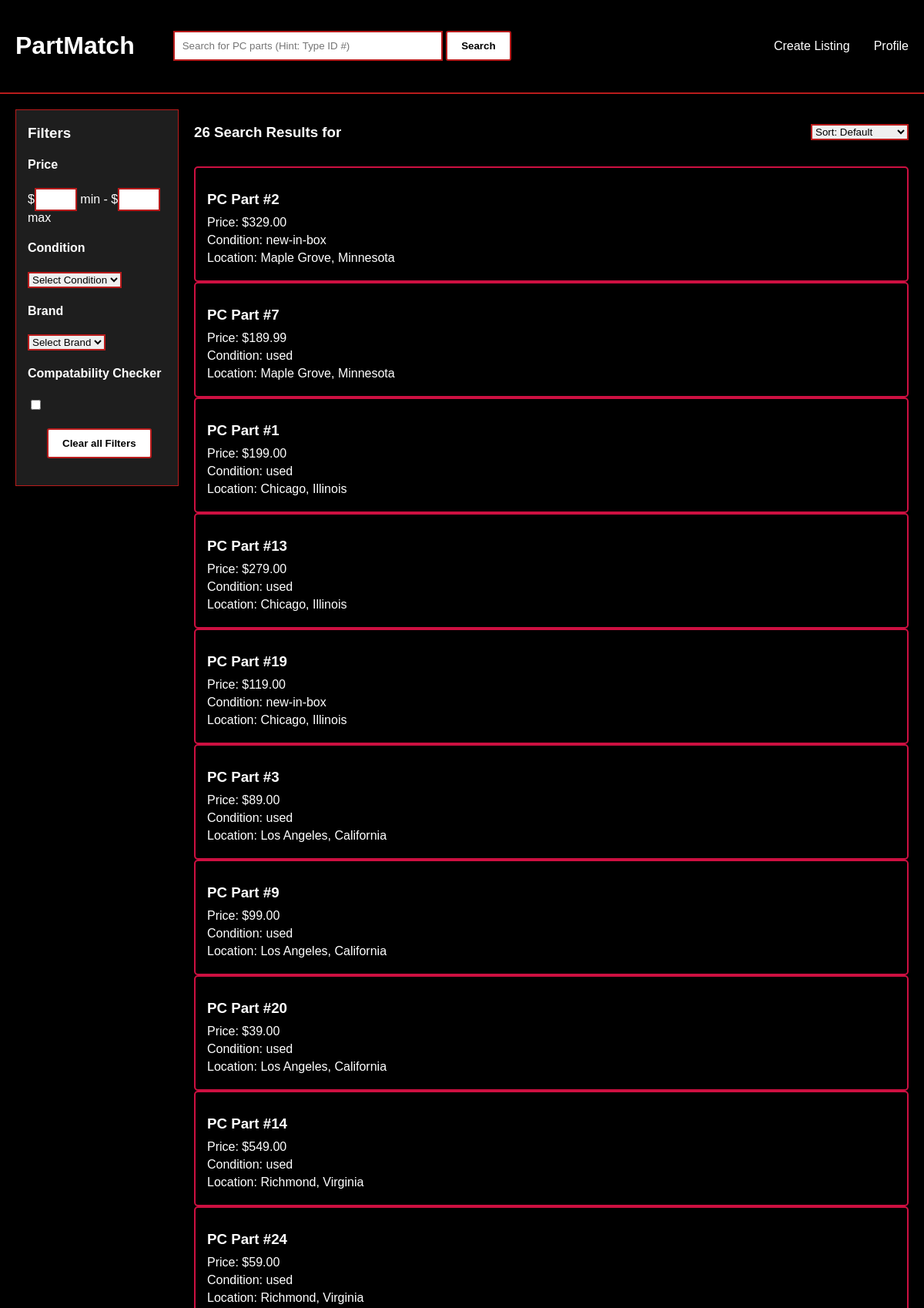
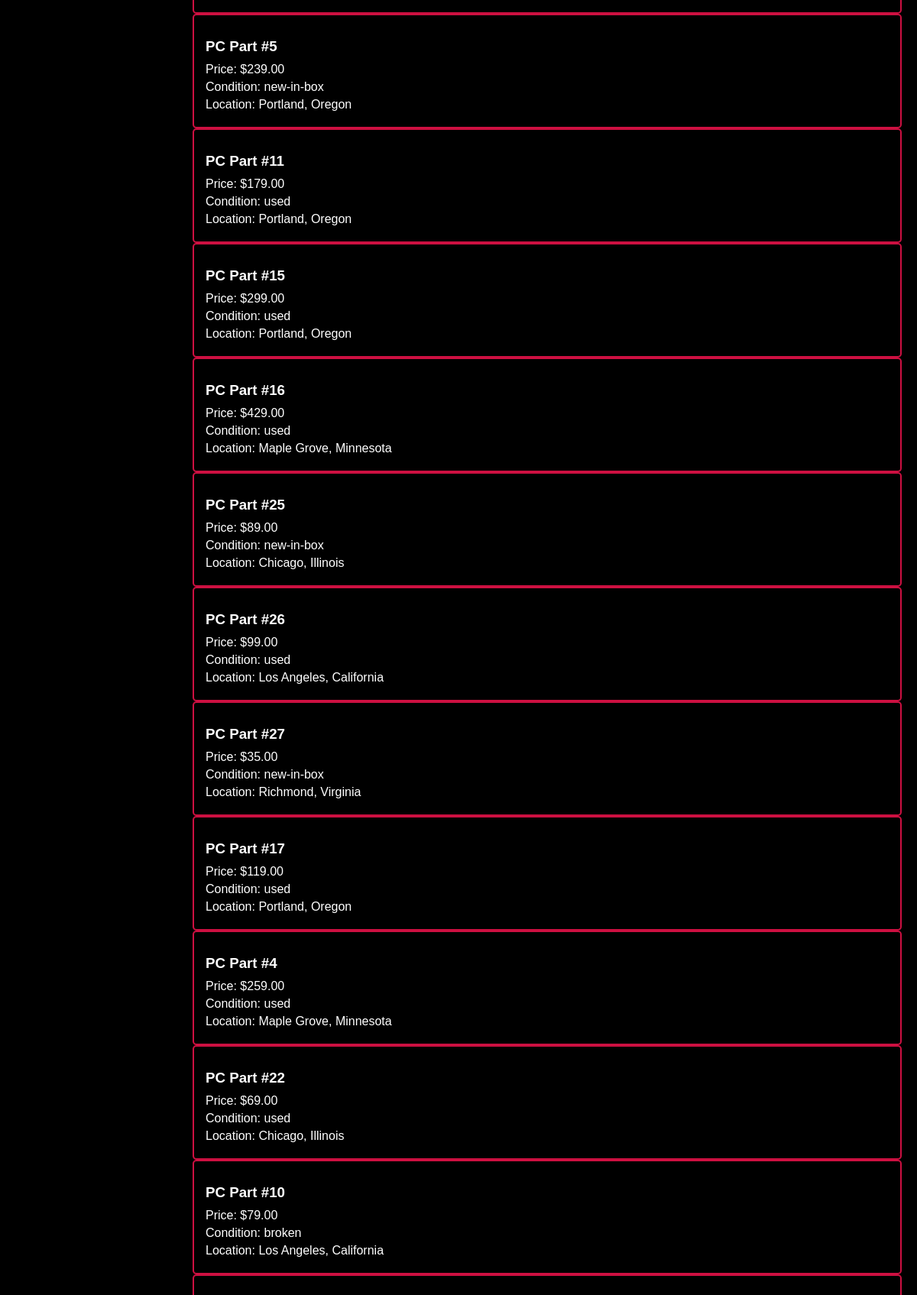
Screenshot of /search.php (upper part) with the database file from the repository (2 pictures, top to bottom).
### tables this page shows
CREATE TABLE `listings` (
  `listing_id` int PRIMARY KEY AUTO_INCREMENT,
  `seller_id` int(11) NOT NULL,
  `part_id` int(11) NOT NULL,
  `asking_price` decimal(10,2) NOT NULL,
  `part_condition` varchar(20) NOT NULL,
  `status` varchar(20) NOT NULL,
  `location` varchar(50) NOT NULL,
  `description` varchar(100) NOT NULL, 
  `date_time` TIMESTAMP NOT NULL DEFAULT CURRENT_TIMESTAMP,
  `image1_name` varchar(100) DEFAULT NULL,
  `image1_data` mediumblob DEFAULT NULL,
  `image2_name` varchar(100) DEFAULT NULL,
  `image2_data` mediumblob DEFAULT NULL,
  `image3_name` varchar(100) DEFAULT NULL,
  `image3_data` mediumblob DEFAULT NULL
);

### search.php (the view, shortened to what this page needs)
<?php
$conn = mysqli_connect("localhost", "root", "", "partmatch");
$search = "";
if ($search != "") {
    $sql = "SELECT * FROM listings
            WHERE CAST(part_id AS CHAR) LIKE '%$search%'";
}
else {
    $sql = "SELECT * FROM listings";
}
$result = mysqli_query($conn, $sql);
?>
<!DOCTYPE html>
<html lang="en">
<head>
    <link rel="stylesheet" href="style.css">
</head>
<body>
    <header class="search-header">
        <h1><a href="index.php">PartMatch</a></h1>
        <form class="search" method="GET" action="search.php">
            <input type="search" name="search" placeholder="Search for PC parts (Hint: Type ID #)">
            <button type="submit">Search</button>
        </form>
        <nav>
            <a href="create_listing.php">Create Listing</a>
            <a href="profile.php">&emsp;Profile</a>
        </nav>
    </header>
<main class="search-main">
    <div class="search-filter">
        <h3>Filters</h3>
        <div class="filter-group">
            <h4>Price</h4>
            $<input type="number" min="0"> min -
            $<input type="number" min="0"> max
        </div>
        <div class="filter-group">
            <h4>Condition</h4>
            <select name="brand">
                    <option>Select Condition</option>
            </select>
        </div>
        <div class="filter-group">
            <h4>Brand</h4>
            <select name="brand">
                <option>Select Brand</option>
            </select>
        </div>
        <div class="filter-group">
            <h4>Compatability Checker</h4>
            <input type="checkbox">
        </div>
        <div class="filter-group">
            <button type="button">Clear all Filters</button>
        </div>
</div>
<section class="search-result">
    <div class="result-header">
        <h3>
            <?php echo mysqli_num_rows($result); ?>
            Search Results for
        </h3>
        <select>
            <option>Sort: Default</option>
        </select>
    </div>
    <div class="card-row">
        <?php while ($row = mysqli_fetch_assoc($result)) { ?>
            <div class="card">
                <h3>PC Part #<?php echo $row['part_id']; ?></h3>
                <p>Price: $<?php echo $row['asking_price']; ?></p>
                <p>Condition: <?php echo $row['part_condition']; ?></p>
                <p>Location: <?php echo $row['location']; ?></p>
            </div>
        <?php } ?>
    </div>
</section>
</main>
</body>
</html>

### style.css (style rules this page uses)
:root { --color-red:#CD1041; --color-black: #000000; --color-white: #FFFFFF; }
body { font-family: Arial, sans-serif; margin: 0; background-color: var(--color-black); color: var(--color-white); }
.search-main { display: flex; align-items: flex-start; gap: 20px; padding: 20px; flex: 1; }
header { background-color: var(--color-black); display: flex; justify-content: space-between; align-items: center; padding: 20px 40px; border-bottom: 2px solid var(--color-red); }
header h1 a { color: var(--color-white); text-decoration: none; }
nav { display: flex; gap: 15px; }
nav a { color: var(--color-white); text-decoration: none; }
button { background-color: var(--color-white); color: var(--color-black); border: 2px solid var(--color-red); border-radius: 3px; padding: 12px 30px; font-weight: bold; cursor: pointer; }
.card { border: 2px solid var(--color-red); border-radius: 5px; padding: 15px; }
.card h3 { margin: 15px 0 10px; }
.card p { margin: 5px 0; }
.search-header { background-color: #000; display: flex; padding: 20px; border-bottom: 2px solid #B91C1C; align-items: center; }
.search-header h1 a { color: white; text-decoration: none; }
.search-header nav { margin-left: auto; }
.search-header nav a { color: white; text-decoration: none; }
.search { border:none; margin-left: 50px; }
.search input { width: 350px; padding: 10px; border: 2px solid #B91C1C; }
.search button { cursor: pointer; padding: 10px 18px; border: 2px solid #B91C1C; }
.search-filter { width: 180px; background-color: #1E1E1E; color: white; border: 1px solid #B91C1C; padding-left: 15px; padding-right: 15px; padding-bottom: 15px; }
.filter-group { margin-bottom: 20px; }
.filter-group input[type=number] { padding: 8px; width: 35px; height: 10px; border: 2px solid #B91C1C; }
.filter-group select { border: 2px solid #B91C1C; cursor: pointer; }
.filter-group button { border: 2px solid #B91C1C; cursor: pointer; padding: 10px 18px; margin-left: 25px; display: flex; }
.search-result { flex: 1; min-width: 0; }
.result-header { display: flex; align-items: center; margin-bottom: 15px; justify-content: space-between; }
.result-header select { border: 2px solid #B91C1C; }

### rows the page displays
listings: part "2", asking_price "329.00", part_condition "new-in-box", location "Maple Grove, Minnesota"
listings: part "7", asking_price "189.99", part_condition "used", location "Maple Grove, Minnesota"
listings: part "1", asking_price "199.00", part_condition "used", location "Chicago, Illinois"
listings: part "13", asking_price "279.00", part_condition "used", location "Chicago, Illinois"
listings: part "19", asking_price "119.00", part_condition "new-in-box", location "Chicago, Illinois"
listings: part "3", asking_price "89.00", part_condition "used", location "Los Angeles, California"
listings: part "9", asking_price "99.00", part_condition "used", location "Los Angeles, California"
listings: part "20", asking_price "39.00", part_condition "used", location "Los Angeles, California"
listings: part "14", asking_price "549.00", part_condition "used", location "Richmond, Virginia"
listings: part "24", asking_price "59.00", part_condition "used", location "Richmond, Virginia"
listings: part "5", asking_price "239.00", part_condition "new-in-box", location "Portland, Oregon"
listings: part "11", asking_price "179.00", part_condition "used", location "Portland, Oregon"
listings: part "15", asking_price "299.00", part_condition "used", location "Portland, Oregon"
listings: part "16", asking_price "429.00", part_condition "used", location "Maple Grove, Minnesota"
listings: part "25", asking_price "89.00", part_condition "new-in-box", location "Chicago, Illinois"
listings: part "26", asking_price "99.00", part_condition "used", location "Los Angeles, California"
listings: part "27", asking_price "35.00", part_condition "new-in-box", location "Richmond, Virginia"
listings: part "17", asking_price "119.00", part_condition "used", location "Portland, Oregon"
listings: part "4", asking_price "259.00", part_condition "used", location "Maple Grove, Minnesota"
listings: part "22", asking_price "69.00", part_condition "used", location "Chicago, Illinois"
listings: part "10", asking_price "79.00", part_condition "broken", location "Los Angeles, California"

### other values shown
mysqli_num_rows($result) "26"
